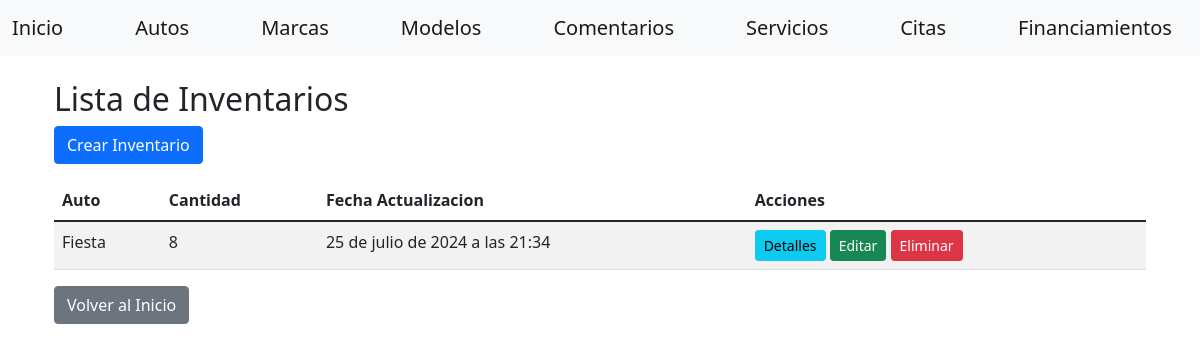
Page /gestion/inventario/ on the earlier database version.
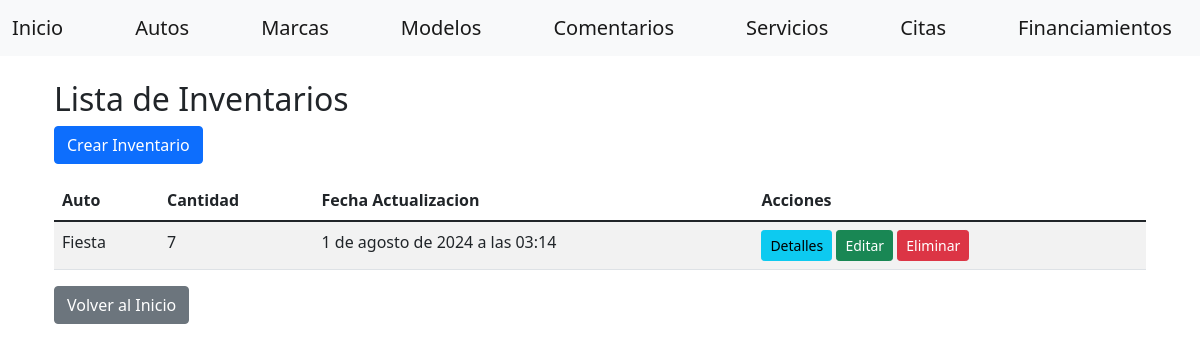
Same page on the later database version.
### gestion/models.py (models this page shows, shortened)
class Inventario(models.Model):
    auto = models.ForeignKey(Auto, on_delete=models.CASCADE)
    cantidad = models.PositiveIntegerField()
    fecha_actualizacion = models.DateTimeField(auto_now=True)

class Auto(models.Model):
    marca = models.ForeignKey(Marca, on_delete=models.CASCADE, default=1)
    modelo = models.ForeignKey(ModeloAuto, on_delete=models.CASCADE)
    categoria = models.ForeignKey(Categoria, on_delete=models.CASCADE)
    precio = models.DecimalField(max_digits=10, decimal_places=2)
    imagen = models.ImageField(upload_to='autos/')
    descripcion = models.TextField()

class ModeloAuto(models.Model):
    marca = models.ForeignKey(Marca, on_delete=models.CASCADE)
    nombre = models.CharField(max_length=100)

### gestion/views/inventario_view.py (the view)
# urls.py: path('inventario/', inventario_view.InventarioListView.as_view(), name='inventario-list'),
class InventarioListView(View):
    def get(self, request, *args, **kwargs):
        repo = InventarioRepository()
        inventarios = repo.get_all()
        return render(
            request,
            'inventarios/list.html',
            dict(
                inventarios=inventarios
            )
        )

### gestion/context_processors.py (called while the page is built)
def user_info(request):
    user = request.user if request.user.is_authenticated else None
    return {
        'authenticated_user': user
    }

def all_brands(request):
    brands = cache.get('brands')
    if brands is None:
        brands = Marca.objects.all()
        cache.set('brands', brands, 36000)  # Cache por 10 horas (36000 segundos)
    return {'all_brands': brands}

def all_categories(request):
    categories = cache.get('categories')
    if categories is None:
        categories = Categoria.objects.all()  # Devuelve objetos completos
        cache.set('categories', categories, 36000)  # Cache por 10 horas (36000 segundos)
    return {'all_categories': categories}

### gestion/repositories/inventario_repository.py (called while the page is built)
    def get_all(self) -> List[Inventario]:
        return Inventario.objects.all()

### gestion/templates/inventarios/list.html (shortened to what this page needs)
{% extends "home/base.html" %}
{% block content %}
<div class="container mt-3">
    <h2>Lista de Inventarios</h2>
    <a href="{% url 'inventario-create' %}" class="btn btn-primary mb-3">Crear Inventario</a>
    <table class="table table-striped">
        <thead>
            <tr>
                <th>Auto</th>
                <th>Cantidad</th>
                <th>Fecha Actualizacion</th>
                <th>Acciones</th>
            </tr>
        </thead>
        <tbody>
            {% for inventario in inventarios %}
                <tr>
                    <td>{{ inventario.auto.modelo.nombre }}</td>
                    <td>{{ inventario.cantidad }}</td>
                    <td>{{ inventario.fecha_actualizacion }}</td>
                    <td>
                        <a href="{% url 'inventario-detail' inventario.id %}" class="btn btn-info btn-sm">Detalles</a>
                        <a href="{% url 'inventario-update' inventario.id %}" class="btn btn-success btn-sm">Editar</a>
                        <form action="{% url 'inventario-delete' inventario.id %}" method="post" class="d-inline">
                            <button type="submit" class="btn btn-danger btn-sm">Eliminar</button>
                        </form>
                    </td>
                </tr>
            {% endfor %}
        </tbody>
    </table>
    <a href="{% url 'index' %}" class="btn btn-secondary">Volver al Inicio</a>
</div>
{% endblock %}

Differences in the rows shown:
changed Inventario "Fiesta": cantidad "8" → "7"; fecha_actualizacion "25 de julio de 2024 a las 21:34" → "1 de agosto de 2024 a las 03:14"
